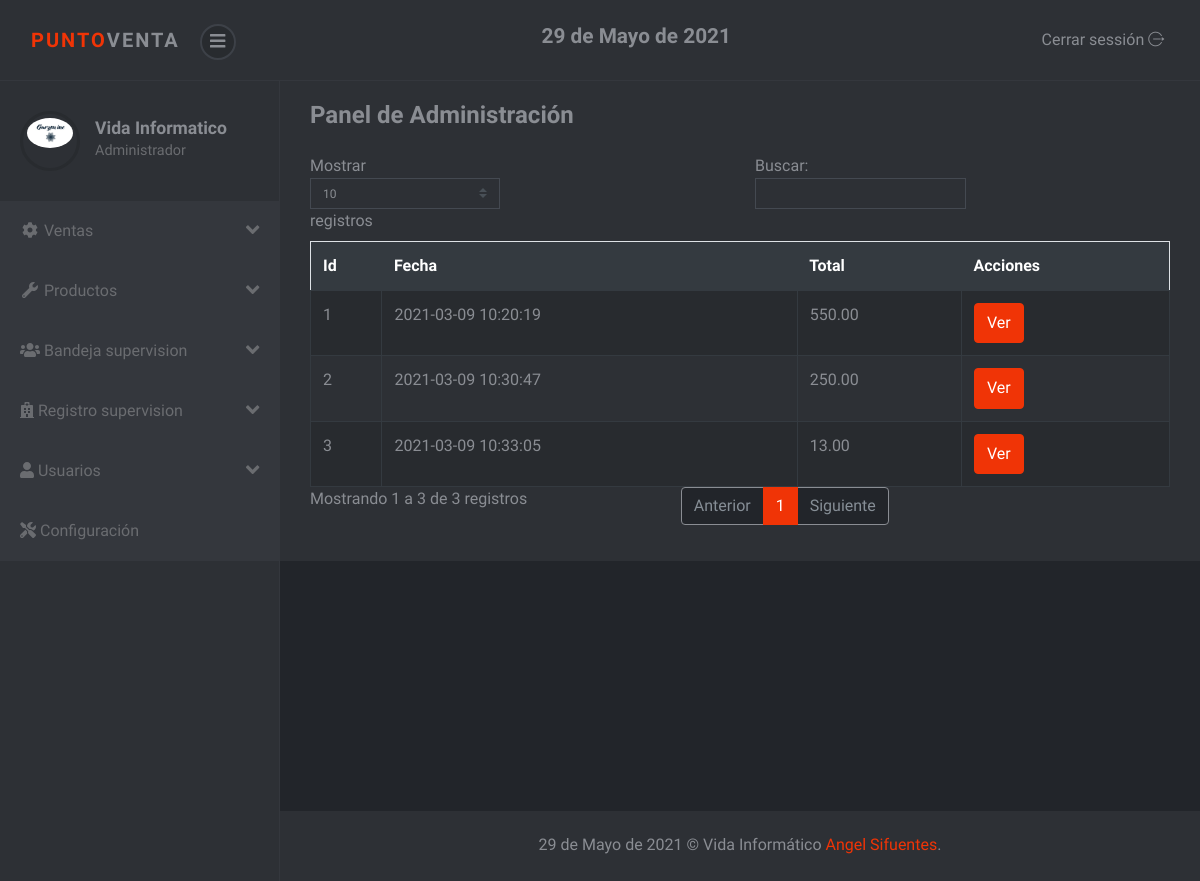
The app's page /sistema/ventas.php (signed in) with its own data.
### tables this page shows
CREATE TABLE `factura` (
  `nofactura` int(11) NOT NULL,
  `fecha` datetime NOT NULL DEFAULT current_timestamp(),
  `usuario` int(11) NOT NULL,
  `codcliente` int(11) NOT NULL,
  `totalfactura` decimal(10,2) NOT NULL,
  `estado` int(11) NOT NULL DEFAULT 1
);

### sistema/ventas.php (the view, shortened to what this page needs)
<?php include_once "includes/header.php"; ?>
<div class="container-fluid">
	<div class="d-sm-flex align-items-center justify-content-between mb-4">
		<h1 class="h3 mb-0 text-gray-800">Panel de Administración</h1>
	</div>
	<div class="row">
		<div class="col-lg-12">
			<div class="table-responsive">
				<table class="table table-striped table-bordered" id="table">
					<thead class="thead-dark">
						<tr>
							<th>Id</th>
							<th>Fecha</th>
							<th>Total</th>
							<th>Acciones</th>
						</tr>
					</thead>
					<tbody>
						<?php
						require "../conexion.php";
						$query = mysqli_query($conexion, "SELECT nofactura, fecha,codcliente, totalfactura, estado FROM factura ORDER BY nofactura DESC");
						$cli = mysqli_num_rows($query);
						if ($cli > 0) {
							while ($dato = mysqli_fetch_array($query)) {
						?>
								<tr>
									<td><?php echo $dato['nofactura']; ?></td>
									<td><?php echo $dato['fecha']; ?></td>
									<td><?php echo $dato['totalfactura']; ?></td>
									<td>
										<button type="button" class="btn btn-primary view_factura" cl="<?php echo $dato['codcliente'];  ?>" f="<?php echo $dato['nofactura']; ?>">Ver</button>
									</td>
								</tr>
						<?php }
						} ?>
					</tbody>
				</table>
			</div>
		</div>
	</div>
</div>
<?php include_once "includes/footer.php"; ?>

### sistema/css/style.violet.css (style rules this page uses)
body { position: relative; }
button { cursor: pointer; }
button, input[type='submit'] { cursor: pointer; font-family: inherit; font-weight: 300 !important; }
.table { margin-bottom: 0; color: #8a8d93; }
.table td, .table th { border-color: #343a40; }
.table thead th { border: none; }
.table-striped tbody tr { -webkit-transition: all 0.3s; transition: all 0.3s; }
.table-striped tbody tr:nth-of-type(odd) { background-color: #282b2f; }
.table-bordered td, .table-bordered th { border-color: #343a40; }
.btn { font-weight: 400; border: 1px solid transparent; padding: 0.45rem 0.75rem; font-size: 1rem; line-height: 1.5; border-radius: 0.25rem; -webkit-transition: color 0.15s ease-in-out, background-color 0.15s ease-in-out, border-color 0.15s ease-in-out, -webkit-box-shadow 0.15s ease-in-out; transition: color 0.15s ease-in-out, background-color 0.15s ease-in-out, border-color 0.15s ease-in-out, -webkit-box-shadow 0.15s ease-in-out; transition: color 0.15s ease-in-out, background-color 0.15s ease-in-out, border-color 0.15s ease-in-out, box-shadow 0.15s ease-in-out; transition: color 0.15s ease-in-out, background-color 0.15s ease-in-out, border-color 0.15s ease-in-out, box-shadow 0.15s ease-in-out, -webkit-box-shadow 0.15s ease-in-out; }
.btn-primary { color: color-yiq(#f03406); background-color: #f03406; border-color: #f03406; }
body { font-family: "Muli", sans-serif; font-size: 1rem; font-weight: 400; line-height: 1.5; color: #8a8d93; background-color: #fff; }
h1, h2, h3, h4, h5, h6, .h1, .h2, .h3, .h4, .h5, .h6 { margin-bottom: 0.5rem; font-family: inherit; font-weight: 700; line-height: 1.2; color: inherit; }
h1, .h1 { font-size: 2.5rem; }
h3, .h3 { font-size: 1.5rem; }

### records on screen
factura: nofactura "3", fecha "2021-03-09 10:33:05", totalfactura "13.00"
factura: nofactura "2", fecha "2021-03-09 10:30:47", totalfactura "250.00"
factura: nofactura "1", fecha "2021-03-09 10:20:19", totalfactura "550.00"

### other values on screen
fechaPeru() "29 de Mayo de 2021"
$_SESSION['nombre'] "Vida Informatico"
